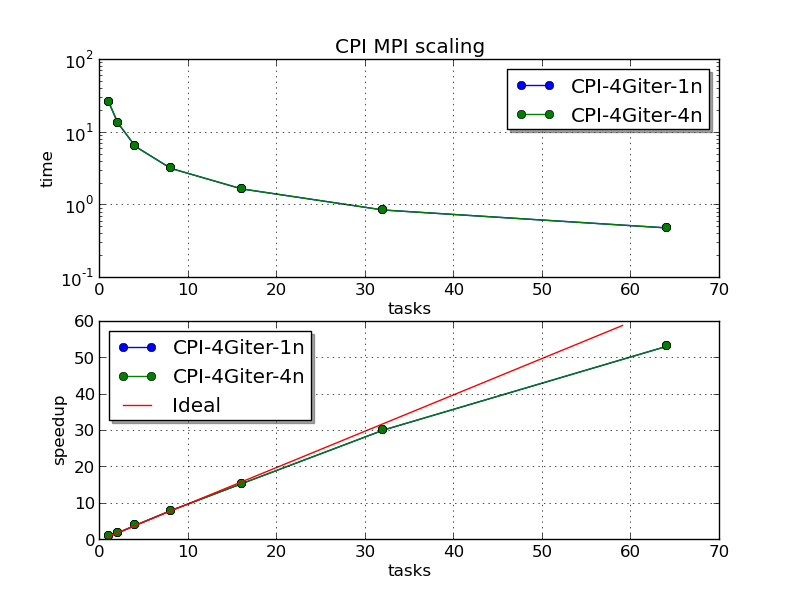

The Python source for this figure:
#!/usr/bin/env python2

import matplotlib
matplotlib.use('Agg')   # Backend per PNG 
import matplotlib.pyplot as plt
import pandas as pd

df = pd.read_csv("mpi_cpi_scaling.dat", names=["par","nt","n","t","t1","t2","e1","e2","host"])
df4 = pd.read_csv("mpi_cpi_scaling-4.dat", names=["par","nt","n","t","t1","t2","e1","e2","host"])

#print(df)

df1=df[df["n"]==1000000000]
df2=df[df["n"]==2000000000]
df4=df[df["n"]==4000000000]

df14=df4[df4["n"]==1000000000]
df24=df4[df4["n"]==2000000000]
df44=df4[df4["n"]==4000000000]


print (df44)

plt.subplot(2,1,1)

plt.title('CPI MPI scaling ')
plt.grid()
plt.xlabel('tasks')
plt.ylabel('time')
plt.yscale('log')
plt.plot(df4.nt,  df4.t, '-o', label="CPI-4Giter-1n")
plt.plot(df44.nt,  df44.t, '-o', label="CPI-4Giter-4n")
plt.legend(shadow=True,loc="best")

plt.subplot(2,1,2)

plt.grid()
plt.xlabel('tasks')
plt.ylabel('speedup')
plt.plot(df4.nt,  df4.t.iloc[0]/df4.t,  '-o', label="CPI-4Giter-1n")
plt.plot(df44.nt,  df44.t.iloc[0]/df44.t,  '-o', label="CPI-4Giter-4n")
plt.plot(range(1,60),range(1,60),'-r', label='Ideal')
plt.legend(shadow=True,loc="best")

plt.savefig('mpi_cpi_scaling-4.png')
